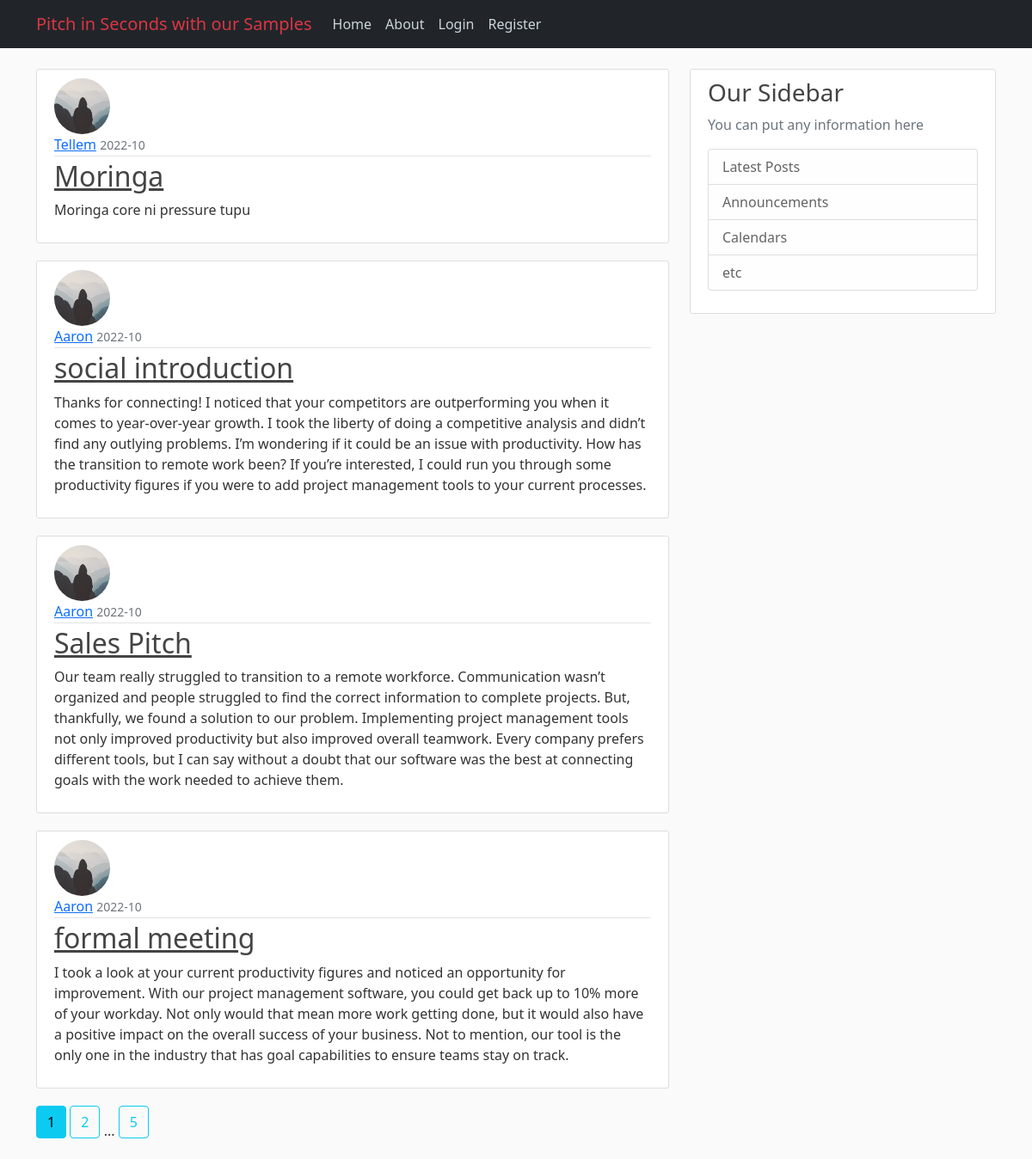
Page /home on the earlier database version.
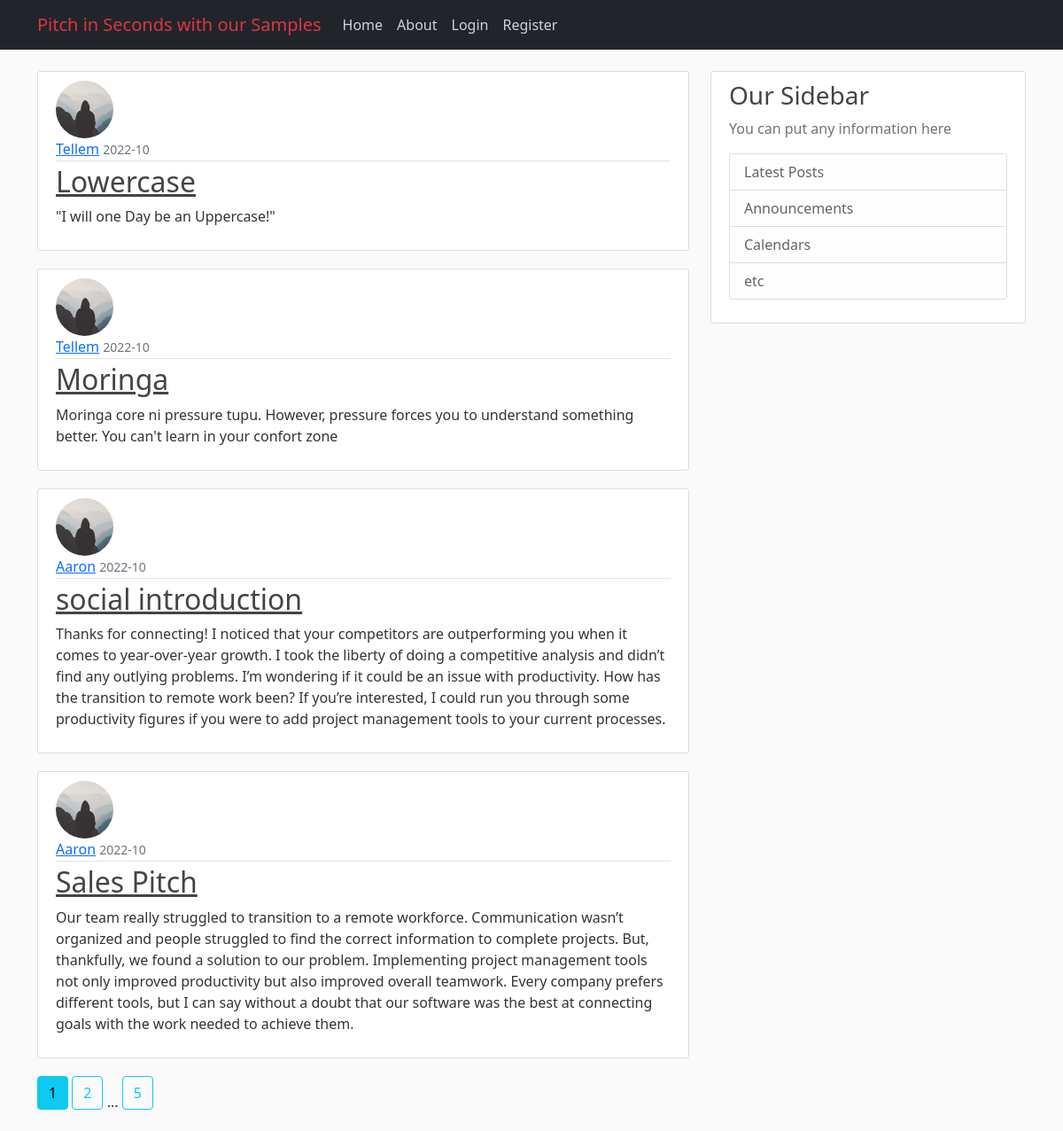
Same page on the later database version.
### app/models.py (models this page shows, shortened)
class Post(db.Model):
    id = db.Column(db.Integer, primary_key=True)
    title = db.Column(db.String(100), nullable=False)
    date_posted = db.Column(db.DateTime, nullable=False, default=datetime.utcnow)
    content = db.Column(db.Text, nullable=False)
    user_id = db.Column(db.Integer, db.ForeignKey('user.id'), nullable=False)

class User(db.Model, UserMixin):
    id = db.Column(db.Integer, primary_key=True)
    username = db.Column(db.String(20), unique=True, nullable=False)
    email = db.Column(db.String(120), unique=True, nullable=False)
    image_file = db.Column(db.String(20), nullable=False, default='default.jpg')
    password = db.Column(db.String(60), nullable=False)
    posts = db.relationship('Post', backref='author', lazy=True)

### app/routes.py (the view)
@app.route("/")
@app.route("/home")
def home():
    page = request.args.get('page', 1, type=int)
    posts = Post.query.order_by(Post.date_posted.desc()).paginate(page=page, per_page=4)
    return render_template('home.html', posts=posts)

### app/templates/home.html
{% extends 'layout.html' %} {% block content %}
  {% for post in posts.items %}
  <article class="media content-section">
    <img src="{{ url_for('static', filename='profile_pics/' + post.author.image_file) }}" class="rounded-circle article-img">
    <div class="media-body">
      <div class="article-metadata">
        <a href="#" class="mr-2">{{ post.author.username }}</a>
        <small class="text-muted">{{ post.date_posted.strftime('%Y-%d') }}</small>
      </div>
      <h2><a class="article-title" href="{{ url_for('post', post_id=post.id)}}">{{ post.title }}</a></h2>
      <p class="article-content">{{ post.content }}</p>
    </div>
  </article>
  {% endfor %}
  {% for page_num in posts.iter_pages(left_edge=1, right_edge=1, left_current=1, right_current=2) %}
    {% if page_num %}
      {% if posts.page == page_num %}
        <a class="btn btn-info mb-4" href="{{ url_for('home', page=page_num)}}">{{ page_num }}</a>
      {% else %}
        <a class="btn btn-outline-info mb-4" href="{{ url_for('home', page=page_num)}}">{{ page_num }}</a>
      {% endif %}
    {% else %}
      ...
    {% endif %}
  {% endfor %}
{% endblock content %}

### app/templates/layout.html (shortened to what this page needs)
<!DOCTYPE html>
<html lang="en">
  <head>
    <link
      href="https://cdn.jsdelivr.net/npm/bootstrap@5.1.3/dist/css/bootstrap.min.css"
      rel="stylesheet"
    />
    <link rel="stylesheet" href="{{ url_for('static', filename='main.css')}}">
  </head>
  <body>
    <header class="site-header">
  <nav class="navbar navbar-expand-md navbar-dark bg-dark fixed-top">
    <div class="container">
      <a class="navbar-brand mr-4" href="/"><span class="span text-danger">Pitch in Seconds with our Samples</span> </a>
      <div class="collapse navbar-collapse" id="navbarToggle">
        <div class="navbar-nav mr-auto">
          <a class="nav-item nav-link" href="{{ url_for('home')}}">Home</a>
          <a class="nav-item nav-link" href="{{ url_for('about')}}">About</a>
        </div>
        <div class="navbar-nav">
          {% if current_user.is_authenticated %}
          <a class="nav-item nav-link" href="{{ url_for('new_post')}}">New Post</a>
          <a class="nav-item nav-link" href="{{ url_for('account')}}">Account</a>
          <a class="nav-item nav-link" href="{{ url_for('logout')}}">Logout</a>
          {% else %}
          <a class="nav-item nav-link" href="{{ url_for('login')}}">Login</a>
          <a class="nav-item nav-link" href="{{ url_for('register')}}">Register</a>
          {% endif %}
        </div>
      </div>
    </div>
  </nav>
</header>
<main role="main" class="container">
  <div class="row">
    <div class="col-md-8">
      {% block content %}{% endblock %}
    </div>
    <div class="col-md-4">
      <div class="content-section">
        <h3>Our Sidebar</h3>
        <p class='text-muted'>You can put any information here
          <ul class="list-group">
            <li class="list-group-item list-group-item-light">Latest Posts</li>
            <li class="list-group-item list-group-item-light">Announcements</li>
            <li class="list-group-item list-group-item-light">Calendars</li>
            <li class="list-group-item list-group-item-light">etc</li>
          </ul>
        </p>
      </div>
    </div>
  </div>
</main>
  </body>
</html>

### app/static/main.css (style rules this page uses)
body { background: #fafafa; color: #333333; margin-top: 5rem; }
h1, h2, h3, h4, h5, h6 { color: #444444; }
.site-header .navbar-nav .nav-link { color: #cbd5db; }
.content-section { background: #ffffff; padding: 10px 20px; border: 1px solid #dddddd; border-radius: 3px; margin-bottom: 20px; }
.article-title { color: #444444; }
.article-content { white-space: pre-line; }
.article-img { height: 65px; width: 65px; margin-right: 16px; }
.article-metadata { padding-bottom: 1px; margin-bottom: 4px; border-bottom: 1px solid #e3e3e3; }

Differences in the rows shown:
no longer on this page (row unchanged): Post: image_file (placeholder picture), author.username "Aaron", date_posted "2022-10", title "formal meeting", content "I took a look at your current productivity figures and noticed an opportunity for improvement. With our project management software, you could get back up to 10% more of your workday. Not only would that mean more work getting done, but it would also have a positive impact on the overall success of your business. Not to mention, our tool is the only one in the industry that has goal capabilities to ensure teams stay on track."
added Post: image_file (placeholder picture), author.username "Tellem", date_posted "2022-10", title "Lowercase", content "\"I will one Day be an Uppercase!\""
changed Post "Moringa": content "Moringa core ni pressure tupu" → "Moringa core ni pressure tupu. However, pressure forces you to understand something better. You can't learn in your confort zone"
